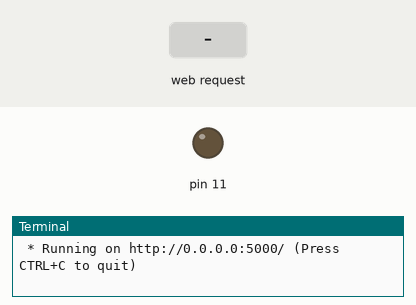
This program was run on a simulated Raspberry Pi (header pin numbers). Parts: output pins drawn as LEDs (lit = HIGH), the last lines printed to the terminal. The inputs (shaded band) are chosen by the test bench. The clock reads 2024-03-15 10:24:30 at power-on unless the program sets it.

Above: at 1.2 s.
1.3 s: HTTP request for /on received
At 1.7 s:
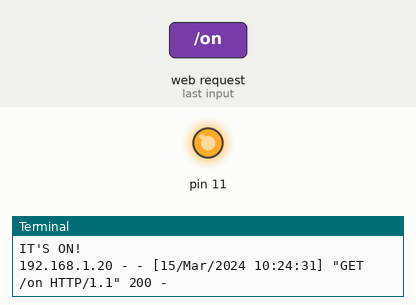
2.8 s: HTTP request for /off received
At 4.0 s:
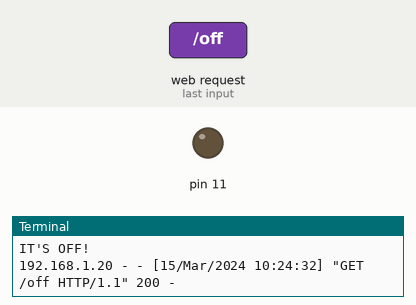
Timing chart, 0 to 5.8 s (numbered marks = the images above; inputs shaded):
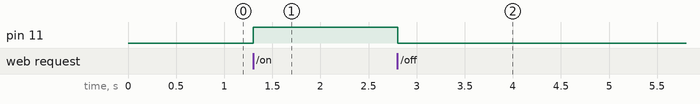

The program:

app.py
```python
# This app basicly just calls 2 functions (on and off)
# using 2 Buttons
# This is Awesome
# You can Click On and it will print "IT'S ON!" and switches the GPIO pin On
# You can Click Off and it will print "IT'S OFF!" and switches the GPIO pin On
import RPi.GPIO as GPIO
import time
from flask import Flask, render_template, request
app = Flask(__name__)
@app.before_first_request
def _set_everything():
    GPIO.setmode(GPIO.BOARD)
    GPIO.setup(11, GPIO.OUT)
def gpio_on(pin):
# to use Raspberry Pi board pin numbers
# set up GPIO output channel
##############
            GPIO.output(pin,GPIO.HIGH)
	    return
def gpio_off(pin):
# to use Raspberry Pi board pin numbers
# set up GPIO output channel
##############
	    GPIO.output(pin,GPIO.LOW)
	    return
@app.route('/', methods=['GET', 'POST'])

def root(x=None, y=None):
    # do something to send email
    print "IT'S Root!"
    return render_template('click.html', x=x)


@app.route('/on', methods=['GET', 'POST'])

def on(x=None, y=None):
    # do some other thing
    print "IT'S ON!"
    # You can change 11 to use a different GPIO pin
    gpio_on(11)
    return render_template('off.html', x=x)
    return redirect('/off')

@app.route('/off', methods=['GET', 'POST'])

def off(x=None, y=None):
    # do something to send email
    print "IT'S OFF!"
    # You can change 11 to use a different GPIO pin
    gpio_off(11)
    return render_template('on.html', x=x)
    return redirect('/on')

GPIO.cleanup()
if __name__ == '__main__':
    app.run(host= '0.0.0.0', debug=True)
```

Measured:
- after the input at 1.3 s, pin 11: LOW → HIGH at once
- after the input at 2.8 s, pin 11: HIGH → LOW at once
